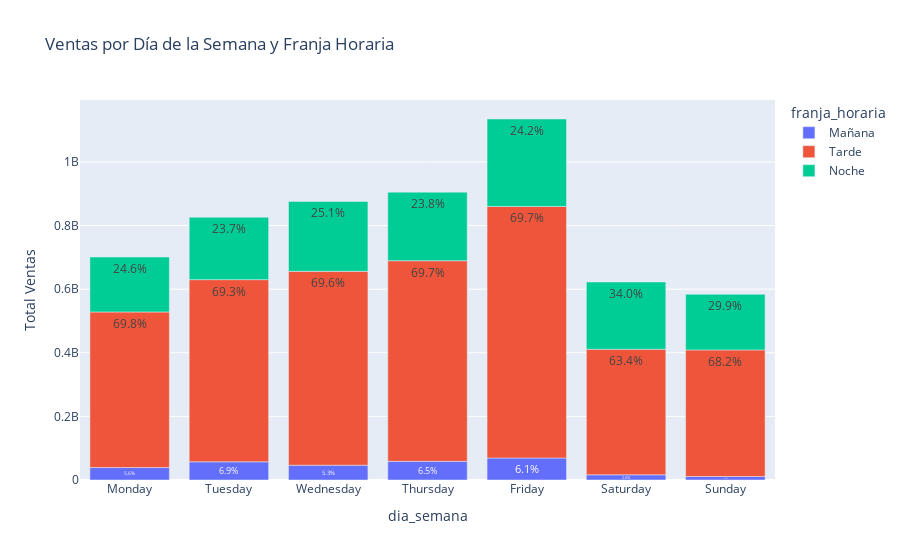

Notebook code cell kept with this figure:
### Code cell
import pandas as pd
import plotly.express as px

ventas_dia_franja = (data
    .groupby(['dia_semana', 'franja_horaria'])['Venta'].sum()
    .reset_index(name='Total_Ventas')
)

total_ventas_por_dia = ventas_dia_franja.groupby('dia_semana')['Total_Ventas'].sum().reset_index()
total_ventas_por_dia.rename(columns={'Total_Ventas': 'Total_Ventas_Dia'}, inplace=True)
ventas_dia_franja = ventas_dia_franja.merge(total_ventas_por_dia, on='dia_semana')
ventas_dia_franja['Porcentaje'] = (ventas_dia_franja['Total_Ventas'] / ventas_dia_franja['Total_Ventas_Dia']) * 100


fig = px.bar(
    ventas_dia_franja,
    x='dia_semana',
    y='Total_Ventas',
    color='franja_horaria',
    title='Ventas por Día de la Semana y Franja Horaria',
    labels={'Total_Ventas': 'Total Ventas'},
    text=ventas_dia_franja['Porcentaje'].round(1).astype(str) + '%',
)

fig.show()

### Figure 1 — Plotly figure (JSON) as saved in the notebook; plotly's stock layout.template omitted (floating-point values rounded to 4 significant figures)
{"data": [{"alignmentgroup": "True", "hovertemplate": "franja_horaria=Mañana<br>dia_semana=%{x}<br>Total Ventas=%{y}<br>text=%{text}<extra></extra>", "legendgroup": "Mañana", "marker": {"color": "#636efa", "pattern": {"shape": ""}}, "name": "Mañana", "offsetgroup": "Mañana", "orientation": "v", "showlegend": true, "text": ["5.6%", "6.9%", "5.3%", "6.5%", "6.1%", "2.6%", "1.9%"], "textposition": "auto", "type": "bar", "x": ["Monday", "Tuesday", "Wednesday", "Thursday", "Friday", "Saturday", "Sunday"], "xaxis": "x", "y": [39120120, 57180045, 46509856, 58710695, 69222153, 16321283, 11140051], "yaxis": "y"}, {"alignmentgroup": "True", "hovertemplate": "franja_horaria=Tarde<br>dia_semana=%{x}<br>Total Ventas=%{y}<br>text=%{text}<extra></extra>", "legendgroup": "Tarde", "marker": {"color": "#EF553B", "pattern": {"shape": ""}}, "name": "Tarde", "offsetgroup": "Tarde", "orientation": "v", "showlegend": true, "text": ["69.8%", "69.3%", "69.6%", "69.7%", "69.7%", "63.4%", "68.2%"], "textposition": "auto", "type": "bar", "x": ["Monday", "Tuesday", "Wednesday", "Thursday", "Friday", "Saturday", "Sunday"], "xaxis": "x", "y": [489228393, 572756396, 609465087, 630732999, 790865708, 394755496, 397919130], "yaxis": "y"}, {"alignmentgroup": "True", "hovertemplate": "franja_horaria=Noche<br>dia_semana=%{x}<br>Total Ventas=%{y}<br>text=%{text}<extra></extra>", "legendgroup": "Noche", "marker": {"color": "#00cc96", "pattern": {"shape": ""}}, "name": "Noche", "offsetgroup": "Noche", "orientation": "v", "showlegend": true, "text": ["24.6%", "23.7%", "25.1%", "23.8%", "24.2%", "34.0%", "29.9%"], "textposition": "auto", "type": "bar", "x": ["Monday", "Tuesday", "Wednesday", "Thursday", "Friday", "Saturday", "Sunday"], "xaxis": "x", "y": [172581701, 195964290, 219711447, 215560379, 274903981, 211408727, 174617208], "yaxis": "y"}], "layout": {"barmode": "relative", "legend": {"title": {"text": "franja_horaria"}, "tracegroupgap": 0}, "title": {"text": "Ventas por Día de la Semana y Franja Horaria"}, "xaxis": {"anchor": "y", "domain": [0, 1], "title": {"text": "dia_semana"}}, "yaxis": {"anchor": "x", "domain": [0, 1], "title": {"text": "Total Ventas"}}}}
